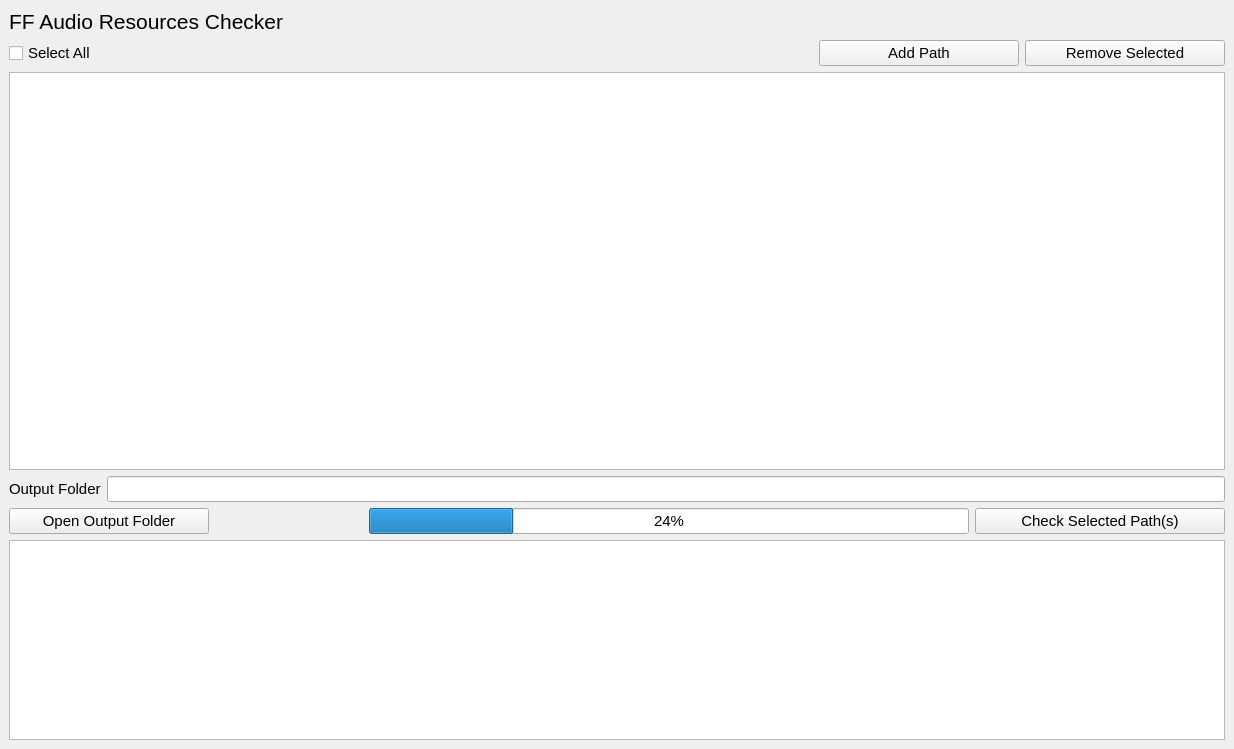
<?xml version="1.0" encoding="UTF-8"?>
<ui version="4.0">
 <class>MainWindow</class>
 <widget class="QMainWindow" name="MainWindow">
  <property name="geometry">
   <rect>
    <x>0</x>
    <y>0</y>
    <width>1234</width>
    <height>749</height>
   </rect>
  </property>
  <property name="windowTitle">
   <string>FFAudioResourcesChecker</string>
  </property>
  <widget class="QWidget" name="centralwidget">
   <layout class="QVBoxLayout" name="verticalLayout_2">
    <item>
     <layout class="QVBoxLayout" name="verticalLayout">
      <item>
       <layout class="QHBoxLayout" name="horizontalLayout">
        <item>
         <widget class="QLabel" name="label">
          <property name="font">
           <font>
            <pointsize>16</pointsize>
           </font>
          </property>
          <property name="text">
           <string>FF Audio Resources Checker</string>
          </property>
         </widget>
        </item>
       </layout>
      </item>
      <item>
       <layout class="QHBoxLayout" name="horizontalLayout_2">
        <item>
         <widget class="QCheckBox" name="checkBoxSelectAll">
          <property name="font">
           <font>
            <pointsize>11</pointsize>
           </font>
          </property>
          <property name="text">
           <string>Select All</string>
          </property>
         </widget>
        </item>
        <item>
         <spacer name="horizontalSpacer_2">
          <property name="orientation">
           <enum>Qt::Horizontal</enum>
          </property>
          <property name="sizeType">
           <enum>QSizePolicy::Expanding</enum>
          </property>
          <property name="sizeHint" stdset="0">
           <size>
            <width>100</width>
            <height>20</height>
           </size>
          </property>
         </spacer>
        </item>
        <item>
         <widget class="QPushButton" name="pushButtonAddPath">
          <property name="minimumSize">
           <size>
            <width>200</width>
            <height>0</height>
           </size>
          </property>
          <property name="maximumSize">
           <size>
            <width>180</width>
            <height>16777215</height>
           </size>
          </property>
          <property name="font">
           <font>
            <pointsize>11</pointsize>
           </font>
          </property>
          <property name="text">
           <string>Add Path</string>
          </property>
         </widget>
        </item>
        <item>
         <widget class="QPushButton" name="pushButtonRemoveSelected">
          <property name="minimumSize">
           <size>
            <width>200</width>
            <height>0</height>
           </size>
          </property>
          <property name="maximumSize">
           <size>
            <width>180</width>
            <height>16777215</height>
           </size>
          </property>
          <property name="font">
           <font>
            <pointsize>11</pointsize>
           </font>
          </property>
          <property name="text">
           <string>Remove Selected</string>
          </property>
         </widget>
        </item>
       </layout>
      </item>
      <item>
       <widget class="QTableView" name="tableView"/>
      </item>
      <item>
       <layout class="QHBoxLayout" name="horizontalLayout_4">
        <item>
         <widget class="QLabel" name="label_2">
          <property name="font">
           <font>
            <pointsize>11</pointsize>
           </font>
          </property>
          <property name="text">
           <string>Output Folder</string>
          </property>
         </widget>
        </item>
        <item>
         <widget class="QLineEdit" name="lineEditOutputPath">
          <property name="minimumSize">
           <size>
            <width>500</width>
            <height>0</height>
           </size>
          </property>
          <property name="font">
           <font>
            <pointsize>11</pointsize>
           </font>
          </property>
          <property name="dragEnabled">
           <bool>true</bool>
          </property>
          <property name="readOnly">
           <bool>true</bool>
          </property>
         </widget>
        </item>
       </layout>
      </item>
      <item>
       <layout class="QHBoxLayout" name="horizontalLayout_3">
        <item>
         <widget class="QPushButton" name="pushButtonOpenOutput">
          <property name="minimumSize">
           <size>
            <width>200</width>
            <height>0</height>
           </size>
          </property>
          <property name="font">
           <font>
            <pointsize>11</pointsize>
           </font>
          </property>
          <property name="text">
           <string>Open Output Folder</string>
          </property>
         </widget>
        </item>
        <item>
         <spacer name="horizontalSpacer_3">
          <property name="orientation">
           <enum>Qt::Horizontal</enum>
          </property>
          <property name="sizeHint" stdset="0">
           <size>
            <width>40</width>
            <height>20</height>
           </size>
          </property>
         </spacer>
        </item>
        <item>
         <widget class="QProgressBar" name="progressBar">
          <property name="minimumSize">
           <size>
            <width>600</width>
            <height>0</height>
           </size>
          </property>
          <property name="font">
           <font>
            <pointsize>11</pointsize>
           </font>
          </property>
          <property name="value">
           <number>24</number>
          </property>
         </widget>
        </item>
        <item>
         <widget class="QPushButton" name="pushButtonCheck">
          <property name="minimumSize">
           <size>
            <width>250</width>
            <height>0</height>
           </size>
          </property>
          <property name="font">
           <font>
            <pointsize>11</pointsize>
           </font>
          </property>
          <property name="text">
           <string>Check Selected Path(s)</string>
          </property>
         </widget>
        </item>
       </layout>
      </item>
     </layout>
    </item>
    <item>
     <widget class="QTextEdit" name="textEdit">
      <property name="minimumSize">
       <size>
        <width>0</width>
        <height>200</height>
       </size>
      </property>
      <property name="maximumSize">
       <size>
        <width>16777215</width>
        <height>200</height>
       </size>
      </property>
      <property name="font">
       <font>
        <pointsize>11</pointsize>
       </font>
      </property>
      <property name="textInteractionFlags">
       <set>Qt::TextSelectableByKeyboard|Qt::TextSelectableByMouse</set>
      </property>
     </widget>
    </item>
   </layout>
  </widget>
 </widget>
 <resources/>
 <connections/>
</ui>
